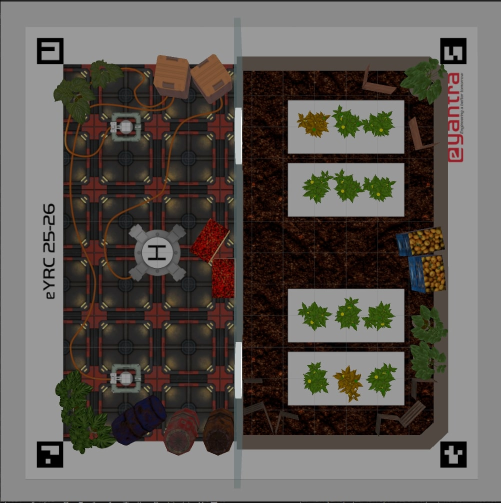
#> input picture task1a_image.jpg, 1001 x 1005 px (shown at 1/2 size)
$ python Task1a_new.py --image task1a_image.jpg
#> lines starting #> are read from the running program, lines starting #| are printed output that depends on the picture; after the words box and inside, x2 and y2 are one past the last pixel; in counts of white or black regions, pixels touching at a corner belong together
import cv2
import numpy as np
import cv2.aruco as aruco
import argparse
from pathlib import Path
import sys

# --- Main Configurations ---
WIDTH, HEIGHT = 800, 800
HSV_YELLOW_RANGE = (np.array([20, 50, 100]), np.array([35, 255, 255]))


# ---------------------- Helper Functions ---------------------- #

def find_and_warp_aruco(image):
    """Detects ArUco markers and performs perspective warping using older API."""
    gray = cv2.cvtColor(image, cv2.COLOR_BGR2GRAY)
    clahe = cv2.createCLAHE(clipLimit=2.0, tileGridSize=(8, 8))
    gray = clahe.apply(gray)

    aruco_dict = aruco.getPredefinedDictionary(aruco.DICT_4X4_100)
    parameters = aruco.DetectorParameters_create()

    parameters.cornerRefinementMethod = aruco.CORNER_REFINE_SUBPIX
    parameters.adaptiveThreshWinSizeMin = 3
    parameters.adaptiveThreshWinSizeMax = 23
    parameters.adaptiveThreshWinSizeStep = 2
    parameters.adaptiveThreshConstant = 5

    corners, ids, _ = aruco.detectMarkers(gray, aruco_dict, parameters=parameters)

    if ids is None or len(ids) < 4:
        raise RuntimeError("❌ Detection failed: Need at least 4 ArUco markers.")

    # Draw markers for visualization
    aruco.drawDetectedMarkers(image, corners, ids)

    centers = np.array([c[0].mean(axis=0) for c in corners])
    sums = centers.sum(axis=1)
    diffs = np.diff(centers, axis=1)

    top_left_idx, bottom_right_idx = np.argmin(sums), np.argmax(sums)
    top_right_idx, bottom_left_idx = np.argmax(diffs), np.argmin(diffs)

    pts_src = np.zeros((4, 2), dtype=np.float32)
    pts_src[0] = corners[top_left_idx][0][0]
    pts_src[1] = corners[top_right_idx][0][1]
    pts_src[2] = corners[bottom_right_idx][0][2]
    pts_src[3] = corners[bottom_left_idx][0][3]

    pts_dst = np.array([[0, 0], [WIDTH - 1, 0], [WIDTH - 1, HEIGHT - 1], [0, HEIGHT - 1]], dtype=np.float32)
    M = cv2.getPerspectiveTransform(pts_src, pts_dst)
    warped = cv2.warpPerspective(image, M, (WIDTH, HEIGHT))

    print(f"✅ ArUco markers detected: {len(ids)} -> IDs: {ids.flatten()}")
    return warped, ids.flatten()


def find_soil_area(half_image):
    """Counts brown/soil pixels to identify the plant area half."""
    if half_image.size == 0: return 0
    hsv = cv2.cvtColor(half_image, cv2.COLOR_BGR2HSV)
    lower_brown = np.array([10, 50, 20])
    upper_brown = np.array([30, 255, 200])
    soil_mask = cv2.inRange(hsv, lower_brown, upper_brown)
    return np.sum(soil_mask)


def apply_clahe(image):
    lab = cv2.cvtColor(image, cv2.COLOR_BGR2LAB)
    l, a, b = cv2.split(lab)
    clahe = cv2.createCLAHE(clipLimit=2.0, tileGridSize=(8, 8))
    cl = clahe.apply(l)
    return cv2.cvtColor(cv2.merge((cl, a, b)), cv2.COLOR_LAB2BGR)


def analyze_region_infection(region_image, prefix="P1"):
    """Splits a region into 3x2 grid and finds cell with largest infection."""
    h, w, _ = region_image.shape
    block_h, block_w = h // 3, w // 2
    labels = [["A", "D"], ["B", "E"], ["C", "F"]]
    infection_scores = []

    visual = region_image.copy()

    for c in range(2):
        for r in range(3):
            cell = region_image[r * block_h:(r + 1) * block_h, c * block_w:(c + 1) * block_w]
            label = labels[r][c]
            hsv = cv2.cvtColor(cell, cv2.COLOR_BGR2HSV)
            mask = cv2.inRange(hsv, HSV_YELLOW_RANGE[0], HSV_YELLOW_RANGE[1])
            contours, _ = cv2.findContours(mask, cv2.RETR_EXTERNAL, cv2.CHAIN_APPROX_SIMPLE)
            score = 0
            if contours:
                score = max([cv2.contourArea(cnt) for cnt in contours])
                cv2.drawContours(cell, contours, -1, (0, 255, 255), 1)

            # Label and border
            cv2.rectangle(visual, (c * block_w, r * block_h),
                          ((c + 1) * block_w, (r + 1) * block_h), (255, 0, 0), 2)
            cv2.putText(visual, f"{prefix}{label}", (c * block_w + 10, r * block_h + 25),
                        cv2.FONT_HERSHEY_SIMPLEX, 0.7, (0, 255, 0), 2)
            infection_scores.append((label, score))

    if not infection_scores:
        return "N/A", visual

    most_infected = max(infection_scores, key=lambda x: x[1])[0]
    print(f"🦠 {prefix}{most_infected} has the highest infection score.")

    # Highlight infected region
    for c in range(2):
        for r in range(3):
            if labels[r][c] == most_infected:
                cv2.rectangle(visual, (c * block_w, r * block_h),
                              ((c + 1) * block_w, (r + 1) * block_h), (0, 0, 255), 4)
    return most_infected, visual


# ---------------------- Main Detection Function ---------------------- #

def Detection(image_path):
    image = cv2.imread(image_path)
    if image is None:
        print(f"❌ Could not read image from '{image_path}'.")
        return 1

    try:
        warped_arena, detected_ids = find_and_warp_aruco(image)
    except RuntimeError as e:
        print(e)
        return 1

    warped_arena = cv2.flip(warped_arena, 1)
    mid_y = warped_arena.shape[0] // 2
    top_half, bottom_half = warped_arena[:mid_y, :], warped_arena[mid_y:, :]

    if find_soil_area(bottom_half) > find_soil_area(top_half):
        plant_area_half = top_half
        print("🌱 Plant trays identified in the BOTTOM half.")
    else:
        plant_area_half = bottom_half
        print("🌱 Plant trays identified in the TOP half.")

    left_region = plant_area_half[66:333, 110:341]
    right_region = plant_area_half[66:333, 460:690]

    left_enhanced = apply_clahe(left_region)
    right_enhanced = apply_clahe(right_region)

    most_infected_b1, vis1 = analyze_region_infection(left_enhanced, "P1")
    most_infected_b2, vis2 = analyze_region_infection(right_enhanced, "P2")

    print(f"Infection found in Block 1 at position: P1{most_infected_b1}")
    print(f"Infection found in Block 2 at position: P2{most_infected_b2}")

    # --- Save results to file ---
    output_file = "1894.txt"
    Path(output_file).touch(exist_ok=True)
    with open(output_file, "w") as f:
        f.write(f"Detected marker IDs: {detected_ids.tolist()}\n")
        f.write(f"Infected plant in Block 1: P1{most_infected_b1}\n")
        f.write(f"Infected plant in Block 2: P2{most_infected_b2}\n")

    print(f"✅ Analysis complete. Results saved to {output_file}")
    return 0


# ---------------------- Entry Point ---------------------- #

def main():
    parser = argparse.ArgumentParser(description="Detect infected plants from an image.")
    parser.add_argument('--image', type=str, required=True, help="Path to input image.")
    args = parser.parse_args()
    sys.exit(Detection(args.image))
#> in Detection, image is the input picture: shape (1005, 1001, 3); mean B, G, R 83.9, 88.9, 94.8
#> in find_and_warp_aruco, `gray = clahe.apply(gray)`:
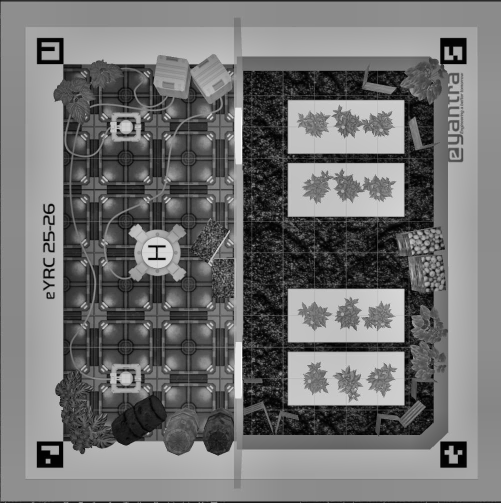
#> gray: shape (1005, 1001) (shown at 1/2 size); min 0, max 255, mean 114.9
#> in find_and_warp_aruco, `corners, ids, _ = aruco.detectMarkers(gray, aruco_dict, parameters=par..`: ids = [95, 80, 85, 90]
#> in find_and_warp_aruco, `aruco.drawDetectedMarkers(image, corners, ids)`: image: shape (1005, 1001, 3); 0.25% of pixels changed, all inside (x1, y1, x2, y2) = (73, 72, 953, 936)
#> in find_and_warp_aruco, `centers = np.array([c[0].mean(axis=0) for c in corners])`: centers = [[906.4, 908.5], [99.55, 908.6], [99.97, 101.6], [906.5, 101.8]]
#> in find_and_warp_aruco, `sums = centers.sum(axis=1)`: sums = [1814.9, 1008.1, 201.6, 1008.3]
#> in find_and_warp_aruco, `diffs = np.diff(centers, axis=1)`: diffs = [2.06, 809, 1.63, -804.7]
#> in find_and_warp_aruco, `top_left_idx, bottom_right_idx = np.argmin(sums), np.argmax(sums)`: top_left_idx = 2; bottom_right_idx = 0
#> in find_and_warp_aruco, `top_right_idx, bottom_left_idx = np.argmax(diffs), np.argmin(diffs)`: top_right_idx = 1; bottom_left_idx = 3
#> in find_and_warp_aruco, `warped = cv2.warpPerspective(image, M, (WIDTH, HEIGHT))`:
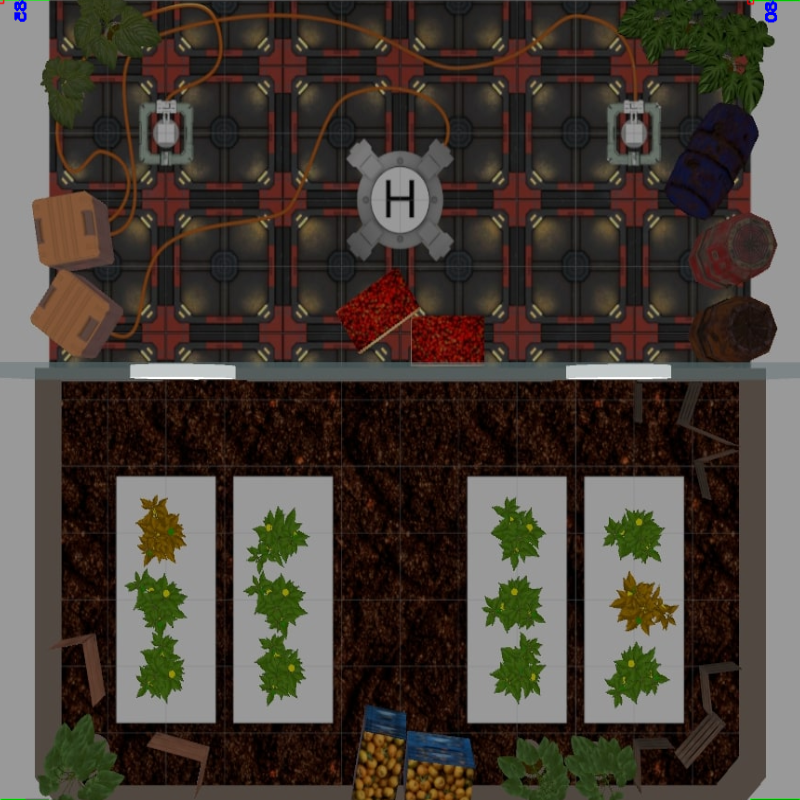
#> warped: shape (800, 800, 3); mean B, G, R 55.8, 63.4, 71.9
#| ✅ ArUco markers detected: 4 -> IDs: [95 80 85 90]
#> in Detection, `warped_arena, detected_ids = find_and_warp_aruco(image)`: detected_ids = [95, 80, 85, 90]
#> in find_soil_area, `hsv = cv2.cvtColor(half_image, cv2.COLOR_BGR2HSV)`: hsv: shape (400, 800, 3); mean H, S, V 19.2, 122.1, 79
#> in find_soil_area, `soil_mask = cv2.inRange(hsv, lower_brown, upper_brown)`:
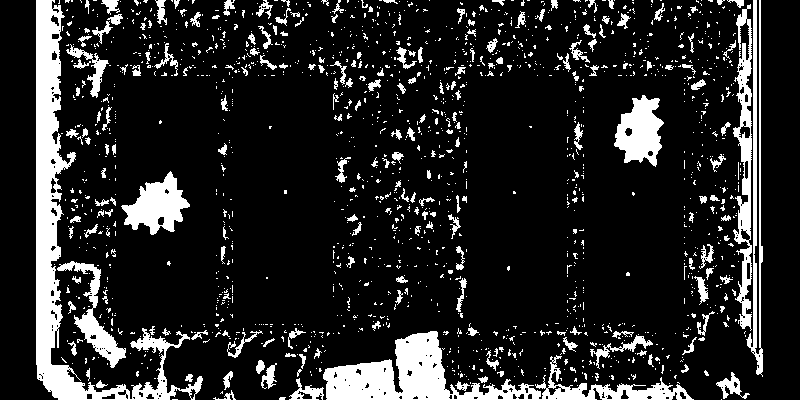
#> soil_mask: shape (400, 800); 15% white; 1586 white regions (1371 under 20 px), largest, box (x1, y1, x2, y2) and area: (36, 0, 203, 400) 11022, (323, 331, 694, 400) 8208, (733, 4, 752, 331) 2851
#> in find_soil_area (call 2), `hsv = cv2.cvtColor(half_image, cv2.COLOR_BGR2HSV)`: hsv: shape (400, 800, 3); mean H, S, V 32.8, 75.2, 69.5
#> in find_soil_area (call 2), `soil_mask = cv2.inRange(hsv, lower_brown, upper_brown)`: soil_mask: shape (400, 800); 17.6% white; 1132 white regions (998 under 20 px), largest, box (x1, y1, x2, y2) and area: (155, 1, 659, 104) 9775, (690, 189, 770, 362) 7974, (349, 78, 690, 343) 6235
#> in apply_clahe, `lab = cv2.cvtColor(image, cv2.COLOR_BGR2LAB)`: lab: shape (267, 231, 3); mean of channels 0, 1, 2 113.9, 125.3, 135.8
#> in apply_clahe (call 2), `lab = cv2.cvtColor(image, cv2.COLOR_BGR2LAB)`: lab: shape (267, 230, 3); mean of channels 0, 1, 2 114.4, 125.4, 135.8
#> after the loop in analyze_region_infection, `for c in range(2):`: hsv: shape (89, 115, 3); mean H, S, V 29.7, 63.9, 130.1
#> after the loop in analyze_region_infection, `for c in range(2):`: mask: shape (89, 115); 0.31% white; 1 white region, box (x1, y1, x2, y2) and area: (39, 29, 45, 37) 32
#> after the loop in analyze_region_infection, `for c in range(2):`: visual: shape (267, 231, 3); mean B, G, R 124.7, 129.3, 120.3
#> after the loop in analyze_region_infection, `for c in range(2):`: infection_scores = [('A', 32.5), ('B', 621), ('C', 32.5), ('D', 28), ('E', 31), ('F', 22.5)]
#> in analyze_region_infection, `most_infected = max(infection_scores, key=lambda x: x[1])[0]`: most_infected = 'B'
#| 🦠 P1B has the highest infection score.
#> after the loop in analyze_region_infection, `for c in range(2):`:
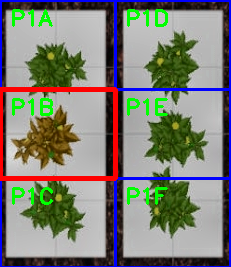
#> visual: shape (267, 231, 3); mean B, G, R 118.9, 128.1, 126.7
#> call 2 of analyze_region_infection, with prefix = 'P2'
#> after the loop in analyze_region_infection (call 2), `for c in range(2):`: hsv: shape (89, 115, 3); mean H, S, V 28.6, 61.4, 129.4
#> after the loop in analyze_region_infection (call 2), `for c in range(2):`: mask: shape (89, 115); 0.4% white; 1 white region, box (x1, y1, x2, y2) and area: (50, 26, 56, 34) 41
#> after the loop in analyze_region_infection (call 2), `for c in range(2):`:
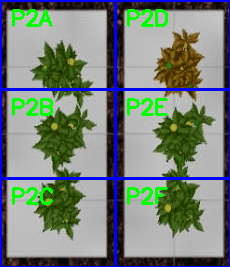
#> visual: shape (267, 230, 3); mean B, G, R 122.6, 129.8, 119.1
#> after the loop in analyze_region_infection (call 2), `for c in range(2):`: infection_scores = [('A', 33), ('B', 31), ('C', 33.5), ('D', 380), ('E', 66), ('F', 30.5)]
#> in analyze_region_infection (call 2), `most_infected = max(infection_scores, key=lambda x: x[1])[0]`: most_infected = 'D'
#| 🦠 P2D has the highest infection score.
#> after the loop in analyze_region_infection (call 2), `for c in range(2):`:
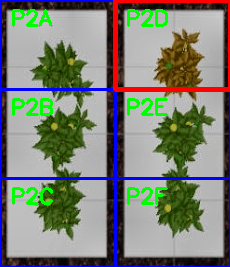
#> visual: shape (267, 230, 3); 2.48% of pixels changed, all inside (x1, y1, x2, y2) = (113, 0, 230, 92)
#> in Detection, `most_infected_b2, vis2 = analyze_region_infection(right_enhanced, "P2")`:
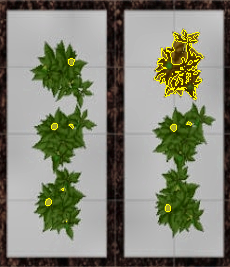
#> right_enhanced: shape (267, 230, 3); mean B, G, R 116.9, 133.6, 132
#| Infection found in Block 1 at position: P1B
#| Infection found in Block 2 at position: P2D


if __name__ == "__main__":
    main()
#> (the program exits here)
